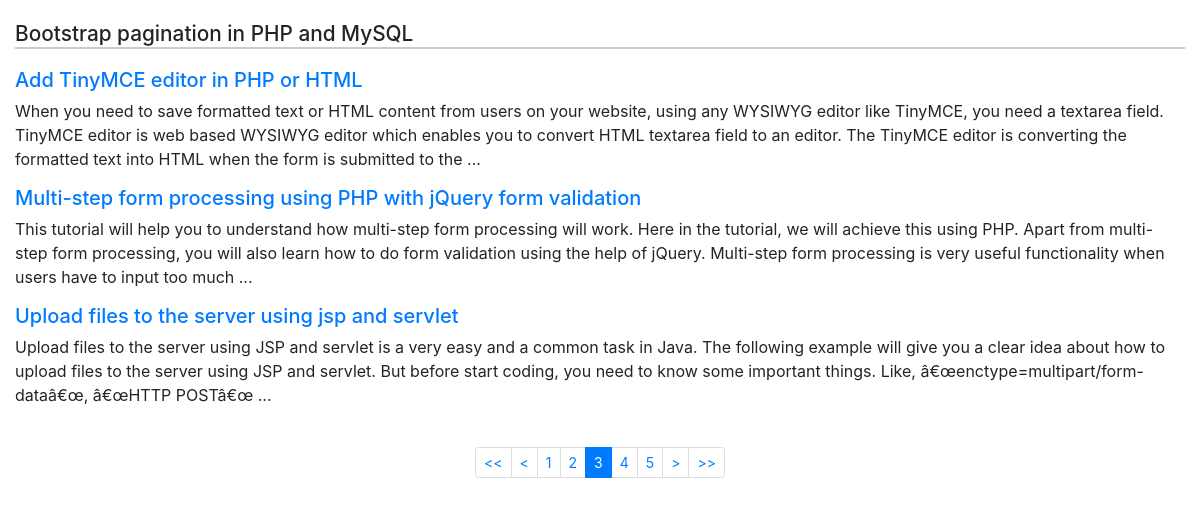
/?page=3, run on the app's committed database.
### tables this page shows
CREATE TABLE `posts` (
  `id` int(11) NOT NULL,
  `title` varchar(255) NOT NULL,
  `link` varchar(255) NOT NULL,
  `content` longtext NOT NULL
);

### index.php (the view, shortened to what this page needs)
<?php
	function createPagination($table_name, $_adjacents, $_limit, $_page, $_url){
		include('db.php');
		$limit = $_limit;
		$adjacents = $_adjacents;
		$sql = "SELECT COUNT(*) 'total_rows' FROM $table_name";
		$res = mysqli_fetch_object(mysqli_query($con, $sql));
		$total_rows = $res->total_rows;
		$total_pages = ceil($total_rows / $limit);
		$page = $_page;
		$offset = $limit * ($page-1);
		$query  = "select * from `posts` limit $offset, $limit";
		$result = mysqli_query($con, $query);
		$resultData = [];
		if(mysqli_num_rows($result) > 0) {
			while($row = mysqli_fetch_object($result)) {
				$resultData[] = $row;
			}
		}
		if($total_pages <= (1+($adjacents * 2))) {
			$start = 1;
			$end   = $total_pages;
		} else {
			if(($page - $adjacents) > 1) {
				if(($page + $adjacents) < $total_pages) {
					$start = ($page - $adjacents);
					$end   = ($page + $adjacents);
				} else {
					$start = ($total_pages - (1+($adjacents*2)));
					$end   = $total_pages;
				}
			} else {
				$start = 1;
				$end   = (1+($adjacents * 2));
			}
		}
		if($total_pages > 1) {
			$pagination = '';
			$pagination .= "<ul class='pagination pagination-sm justify-content-center'>
								<li class='page-item " . ($page <= 1 ?  'disabled' : '') . "'>
									<a class='page-link' href=". $_url ."?page=1" . ">&lt;&lt;</a>
								</li>";
			$pagination .= "<li class='page-item ".($page <= 1 ? 'disabled' : '') ."'>
								<a class='page-link' href=". $_url ."?page=" . ($page>1 ? $page-1 : 1) .">&lt;</a>
							</li>";
			for($i=$start; $i<=$end; $i++) {
				$pagination .= "<li class='page-item " . ($i == $page ? 'active' : '') ."'>
									<a class='page-link' href=". $_url ."?page=". $i .">". $i . "</a>
								</li>";
			}
			$pagination .= "<li class='page-item ". ($page >= $total_pages ? 'disabled' : '') . "'>
								<a class='page-link' href=". $_url ."?page=" . ($page < $total_pages ? $page+1 : $total_pages). ">&gt;</a>
							</li>";
			$pagination .= "<li class='page-item ". ($page >= $total_pages ? 'disabled' : '') . "'>
								<a class='page-link' href=". $_url ."?page=". $total_pages. ">&gt;&gt;</a>
							</li>
						</ul>";
			}
		return [
			'resultData' => $resultData,
			'pagination' => $pagination,
		];
	}
	$page = isset($_GET['page']) && $_GET['page'] != "" ? $_GET['page'] : 1;
	$hasil = createPagination('posts', 2, 3, $page, 'http://localhost/pagination/');
?>
<!DOCTYPE html>
<html lang="en">
  <head>
	<link rel="stylesheet" href="bootstrap/css/bootstrap.min.css">
  </head>
  <body>
	<div class="container-fluid mtb-margin-top">
		<div class="row">
			<div class="col-md-12">
				<h1 class="top-margin">Bootstrap pagination in PHP and MySQL</h1>
			</div>
		</div>
		<div class="row">
			<div class="col-md-12">
				<?php
					foreach($hasil['resultData'] as $key => $value){
						echo '<h1 class="post-title"><a href="'.$value->link.'" target="_blank">'.$value->title.'</a></h1>';
						echo '<p>'.$value->content.'</p>';
					}
				?>
				<br>
				<?php
					echo $hasil['pagination'];
				?>
 			</div>
 		</div>
     </div>
</body>
</html>

### index.php (style rules this page uses)
.post-title { font-size:20px; }
.mtb-margin-top { margin-top: 20px; }
.top-margin { border-bottom:2px solid #ccc; margin-bottom:20px; display:block; font-size:1.3rem; line-height:1.7rem; }

### data on the page
posts: title "Add TinyMCE editor in PHP or HTML", content "When you need to save formatted text or HTML content from users on your website, using any WYSIWYG editor like TinyMCE, you need a textarea field. TinyMCE editor is web based WYSIWYG editor which enables you to convert HTML textarea field to an editor. The TinyMCE editor is converting the formatted text into HTML when the form is submitted to the ..."
posts: title "Multi-step form processing using PHP with jQuery form validation", content "This tutorial will help you to understand how multi-step form processing will work. Here in the tutorial, we will achieve this using PHP. Apart from multi-step form processing, you will also learn how to do form validation using the help of jQuery. Multi-step form processing is very useful functionality when users have to input too much ..."
posts: title "Upload files to the server using jsp and servlet", content "Upload files to the server using JSP and servlet is a very easy and a common task in Java. The following example will give you a clear idea about how to upload files to the server using JSP and servlet. But before start coding, you need to know some important things. Like, â€œenctype=multipart/form-dataâ€œ, â€œHTTP POSTâ€œ ..."
